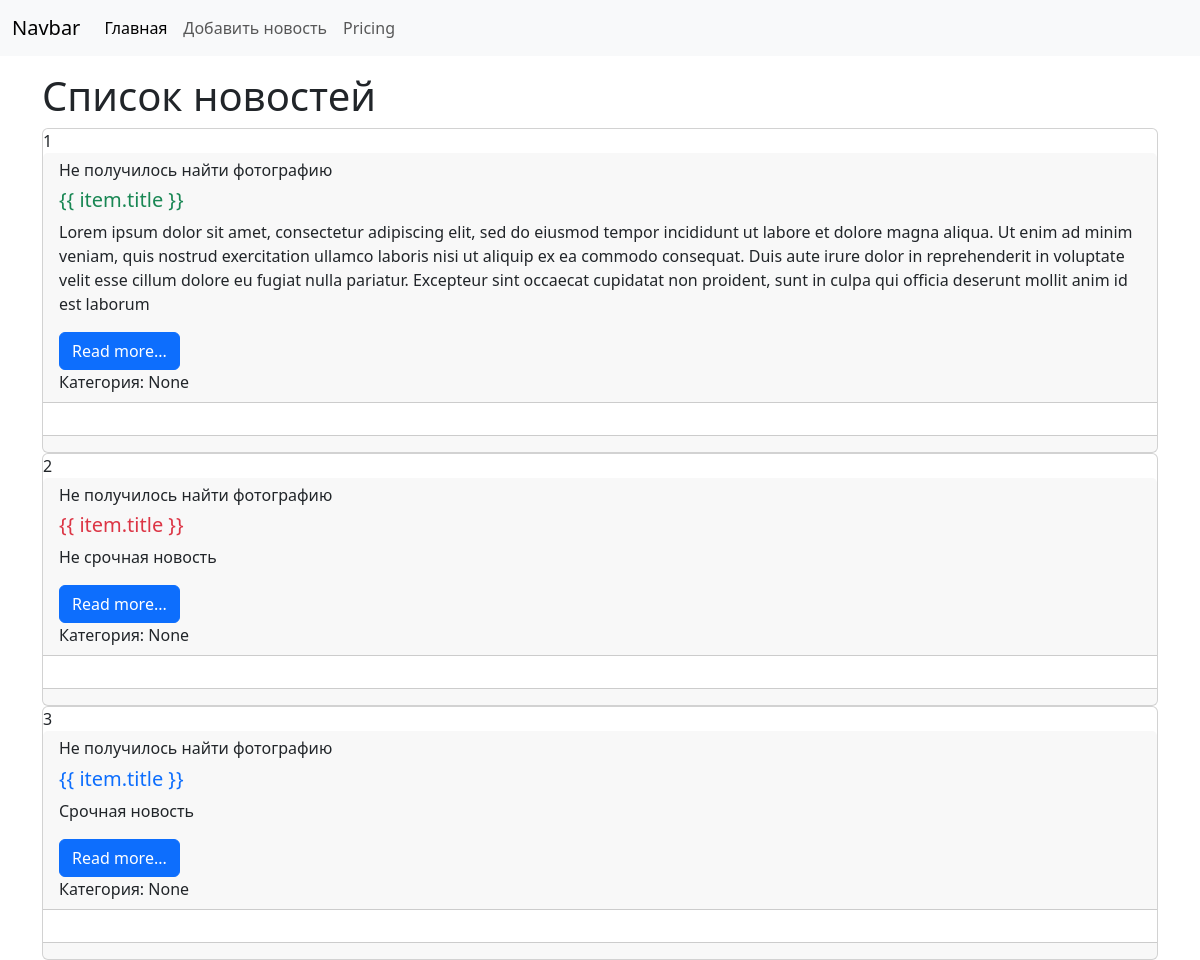
The page /news/ on the database as committed earlier.
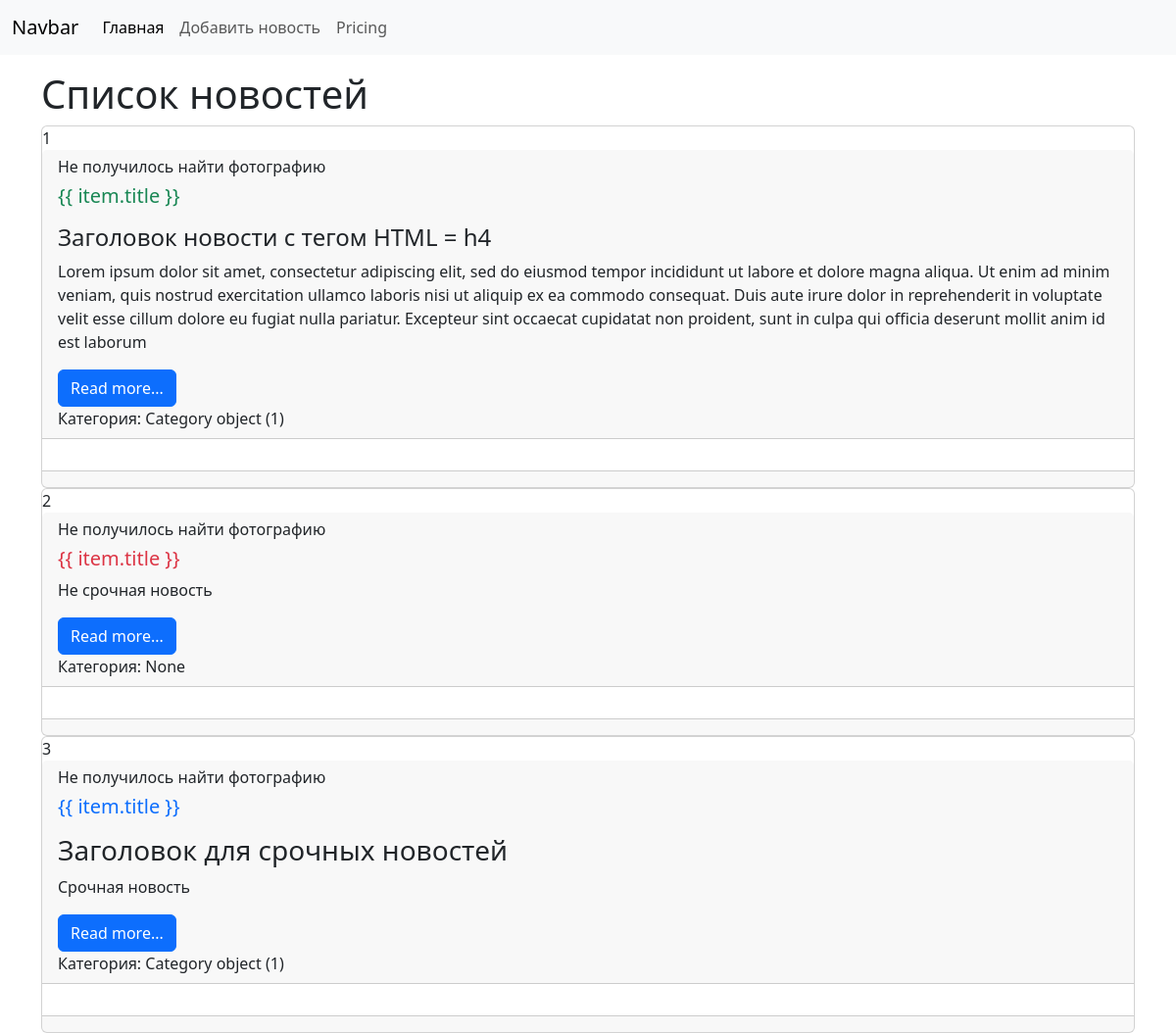
The same page on the database as committed later.
### News/models.py (models this page shows)
class News(models.Model):
    title = models.CharField(max_length=150, verbose_name = 'Заголовок')
    content = models.TextField(blank=True, verbose_name = 'Контент')
    createdAt = models.DateTimeField(auto_now_add=True, blank=True, verbose_name = 'Время создания')
    updateAt = models.DateTimeField(auto_now=True, blank=True, verbose_name = 'Время обновления')
    photo = models.ImageField(upload_to='media/%Y/%m/%d', null=True, blank=True, verbose_name = 'Фото')
    is_published = models.BooleanField(default=True, verbose_name = 'Публикация')
    category = models.ForeignKey('Category', on_delete=models.PROTECT, null=True, verbose_name='Категория')
    class Meta:
        verbose_name = 'Новости'
        verbose_name_plural = 'Новости'
        ordering = ['-createdAt']

class Category(models.Model):
    title = models.CharField(max_length=150, db_index=True, verbose_name = 'Категория')
    class Meta:
        verbose_name = 'Категория'
        verbose_name_plural = 'Категории'
        ordering = ['title']

### News/views.py (the view)
# urls.py: path('', index),
def index(request):
    news = News.objects.all()
    context = {
        'news': news,
        'title': 'Список новостей'
    }
    return render(request, 'index.html',context = context)

### News/templates/index.html (shortened to what this page needs)
<!doctype html>
<html lang="en">
<head>
    <link href="https://cdn.jsdelivr.net/npm/bootstrap@5.3.7/dist/css/bootstrap.min.css" rel="stylesheet"
>
</head>
<body>
<nav class="navbar navbar-expand-lg bg-body-tertiary">
    <div class="container-fluid">
        <a class="navbar-brand" href="#">Navbar</a>
        <div class="collapse navbar-collapse" id="navbarNav">
            <ul class="navbar-nav">
                <li class="nav-item">
                    <a class="nav-link active" aria-current="page" href="#">Главная</a>
                </li>
                <li class="nav-item">
                    <a class="nav-link" href="#">Добавить новость</a>
                </li>
                <li class="nav-item">
                    <a class="nav-link" href="#">Pricing</a>
                </li>
            </ul>
        </div>
    </div>
</nav>
<div class="container mt-3">
    <h1>{{ title }}</h1>
    <div class="row">
        <div class="md-12">
            {% for item in news %}
            <div class="card 3">
                {{ forloop.counter }}
                <div class="card-header">
                    <div class="media">
                        <div class="media-photo">
                            {% if item.photo %}
                            <img src="{{ item.photo.url }}" class="mr-3" width="350" alt="Photo">
                            {% else %}
                            <h6>Не получилось найти фотографию</h6>
                            {% endif %}
                        </div>
                        <div class="media-body">
                            <h5 class="card-title {% cycle 'text-success' 'text-danger' 'text-primary' %}">{{ item.title
                                }}</h5>
                            {% autoescape off %}
                            <p class="card-text">{{ item.content }}</p>
                            {% endautoescape %}
                            <a href="#" class="btn btn-primary">Read more...</a>
                        </div>
                        Категория: {{ item.category }}
                    </div>
                </div>
                <div class="card-body">
                </div>
                <div class="card-footer text-body-secondary">
                </div>
            </div>
            {% endfor %}
        </div>
    </div>
</div>
</body>
</html>

Rows that differ between the two databases and show on the page:
changed News: content "Lorem ipsum dolor sit…" → "Заголовок новости с тегом HTML = h4 Lorem ipsum dolor sit…"; category "None" → "Category object (1)"
changed News: content "Срочная новость" → "Заголовок для срочных новостей Срочная новость"; category "None" → "Category object (1)"
